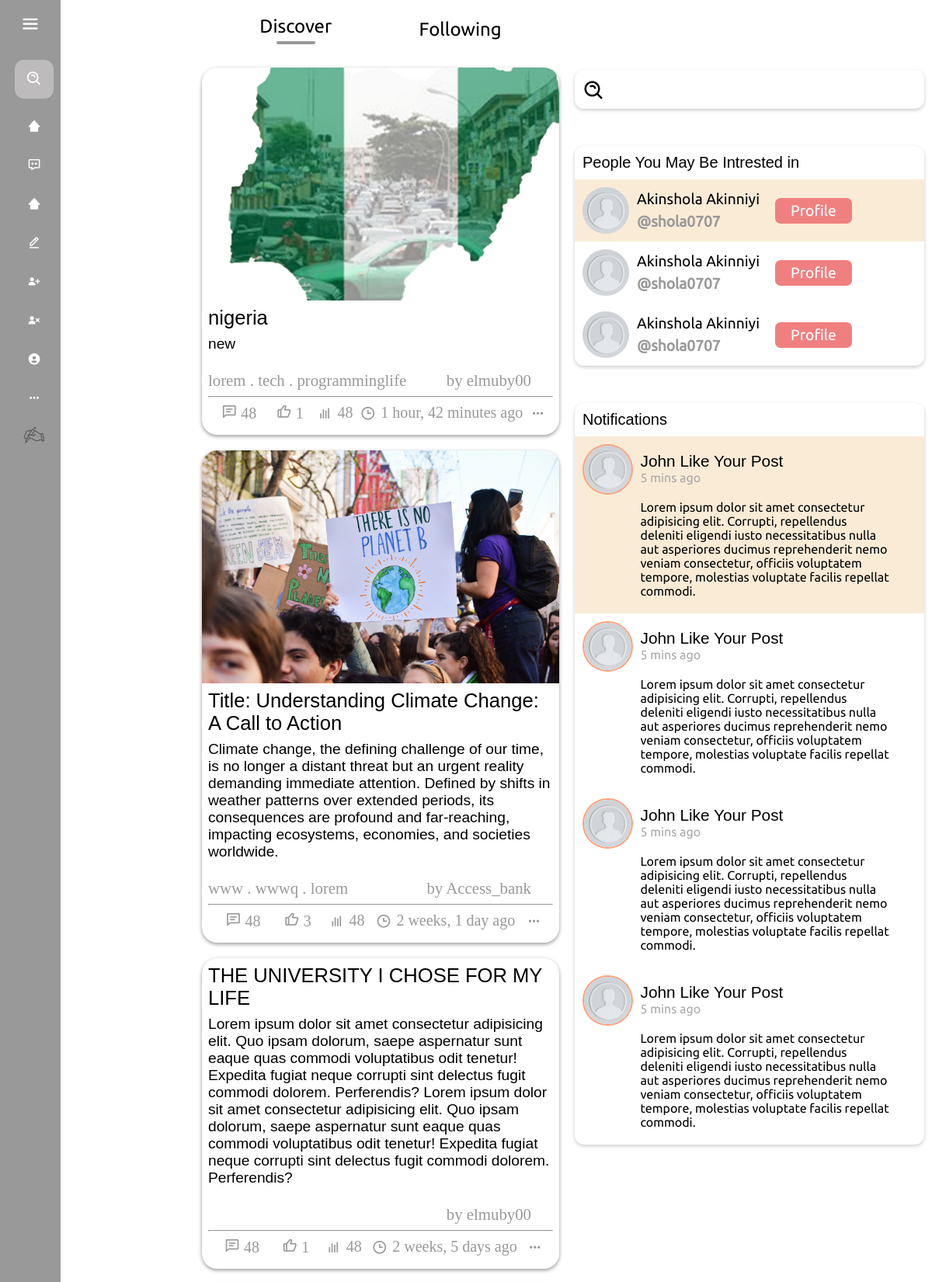
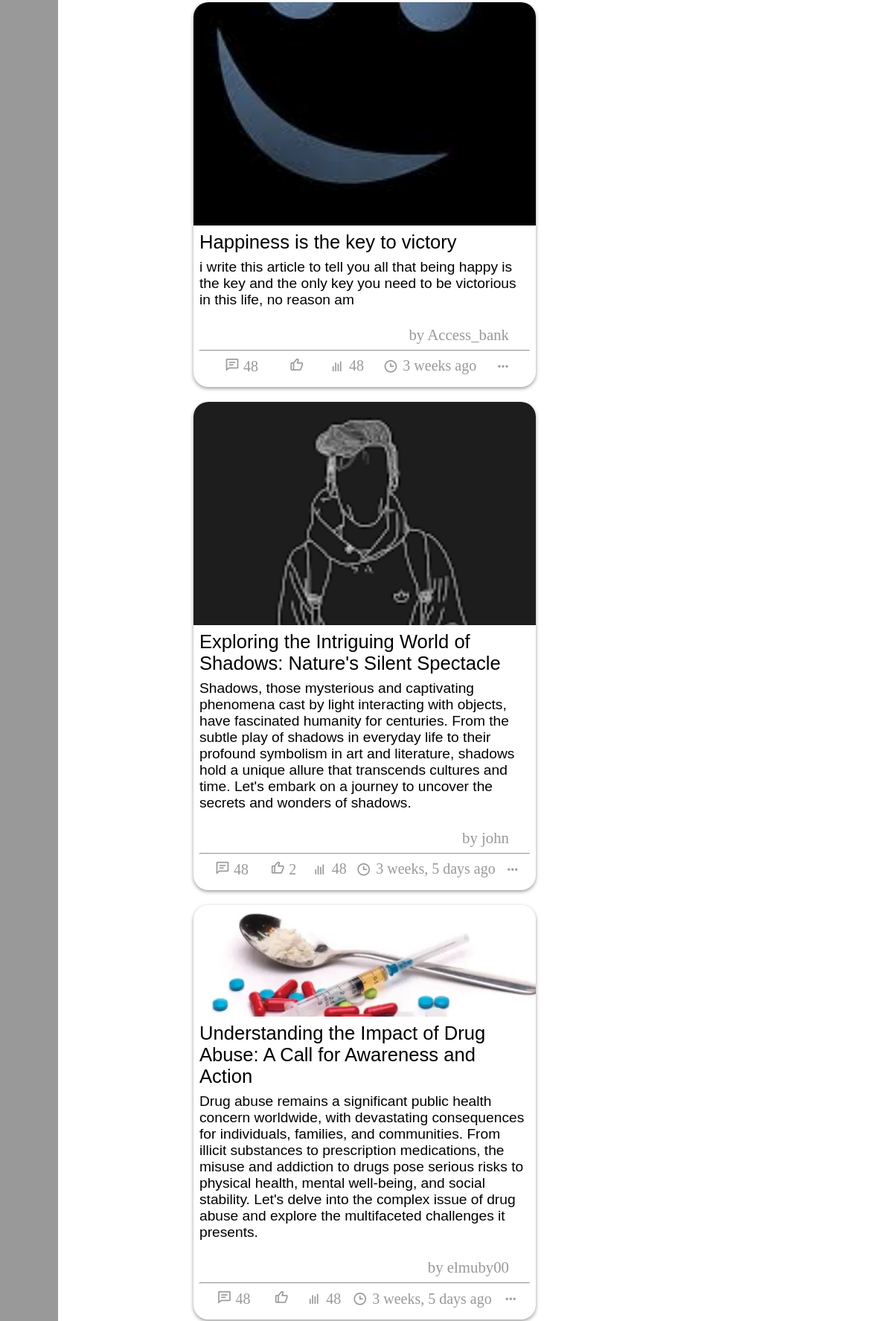
/ (signed in, upper part), run on the app's committed database (2 pictures, top to bottom).
### blog/models.py (models this page shows, shortened)
class Post(models.Model):
    id = models.UUIDField(primary_key = True, default = uuid.uuid4)
    user = models.ForeignKey(Profile, on_delete= models.SET_NULL, null= True)
    image = models.ImageField(upload_to='post_images', default=None, null=True, blank=True)
    topic = models.CharField(max_length=100, null = True, blank=True)
    caption = models.TextField()
    category = models.ManyToManyField(category, related_name='cats', blank=True)
    created = models.DateTimeField(default = datetime.now)
    likes = models.ManyToManyField(Profile, related_name='likes', blank=True)

class category(models.Model):
    category = models.CharField(max_length=200)

class Profile(models.Model):
    user = models.OneToOneField(User, on_delete=models.CASCADE)
    bio = models.TextField(null=True, blank=True)
    dob = models.DateField(null=True, blank=True)
    profile_img =  models.ImageField( upload_to='profile_images', default='default.jpg')
    location = models.CharField(null=True, blank=True, max_length=100)
    website = models.CharField(null=True, blank=True,max_length=100)
    def __str__(self):
        return self.user.username

### blog/views.py (the view)
# urls.py: path("", views.homepage , name="home-page"),
def homepage(request):
    if request.user.is_authenticated:
        d_user = User.objects.get(username=request.user)
        c_user_profile = Profile.objects.get(user=d_user)
        posts = Post.objects.all()
        context = {"post": posts, "c_user_profile": c_user_profile}
        return render(request, "index.html", context)
    else:
        return redirect("signin-page")

### templates/index.html (shortened to what this page needs)
{% load static %}
<!DOCTYPE html>
<html lang="en">
<head>
    <link rel="stylesheet" href="">
</head>
<body>
    {% include 'navbar.html' %}
    <div class="home-page-seperating-div">
        <div  style="margin-left: 250px;" class="post_section">
            <div class="discandfoll">
                <div>
                    <a href="">Discover</a>
                    <p></p>
                </div>
                <div>
                    <a href="">Following</a>
                </div>
            </div>
            {% include 'post_listing.html' %}
        </div>
        <div class="sidebar_section">
            {% include 'sidebar.html' %}
        </div>
    </div>
</body>
</html>

### templates/navbar.html (shortened to what this page needs)
{% load static %}
<!DOCTYPE html>
<html lang="en">
  <head>
    <link
      href="https://unpkg.com/boxicons@2.1.4/css/boxicons.min.css"
      rel="stylesheet"
    />
    <link rel="stylesheet" href="{% static 'css/navbar.css' %}" />
  </head>
  <body>
    <nav class="sidebar">
      <div class="logo_content">
        <i class="bx bx-menu" id="btn"></i>
      </div>
      <ul class="nav_list">
        <li>
          <form action="">
            <i class="bx bx-search-alt sbfh"></i>
            <input type="search" placeholder="search..." name="" id="" />
          </form>
        </li>
        <li>
          <a href="/">
            <i class="bx bxs-home-alt-2"></i>
          </a>
        </li>
        <li>
          <a href="">
            <i class="bx bx-message-dots"></i>
          </a>
        </li>
        <li>
          <a href="">
            <i class="bx bxs-home-alt-2"></i>
          </a>
        </li>
        <li>
          <a href="">
            <i class="bx bx-edit-alt"></i>
          </a>
        </li>
        <li>
          <a href="/signup">
            <i class="bx bxs-user-plus"></i>
          </a>
        </li>
        <li>
          <a href="/logout">
            <i class='bx bxs-user-x' ></i>
          </a>
        </li>
        <li>
          <a href="/signin">
            <i class="bx bxs-user-circle"></i>
          </a>
        </li>
        <li>
          <a href="">
            <i class="bx bx-dots-horizontal-rounded"></i>
          </a>
        </li>
        <li>
          <a href="/post">
            <i style="    display: flex;
            align-items: center;
            justify-content: center;"><img style="width: 30px;" src="../static/img/hand_with_pen_50px.png" alt=""></i>
          </a>
        </li>
      </ul>
    </nav>
  </body>
</html>

### templates/post_listing.html (shortened to what this page needs)
{% load static %}
<link
  href="https://unpkg.com/boxicons@2.1.4/css/boxicons.min.css"
  rel="stylesheet"
/>
<link rel="stylesheet" href="{% static 'css/post_listing.css' %}" />
<body>
  {% for dposts in post reversed %}
  <div style="padding: 10px">
    <div class="user_post">
      <a style="text-decoration: none; color: #000" href="ervff">
        <div class="post_img_div">
          {% if dposts.image %}
          <img src="{{ dposts.image.url }}" class="post_img" />
          {% endif %}
        </div>
        <div class="post_heading">{{ dposts.topic }}</div>
        <div class="post_body">{{ dposts.caption }}</div>
      </a>
      <div class="post_info">
        <div class="post_about">
          <div class="post_about_links">
            {% for cat in dposts.category.all %}
            <a href="#">{{ cat.category }}</a>
            {% if not forloop.last %} . {% endif %} {% endfor %}
          </div>
          <a href="/profile/{{ dposts.user}}" class="post_owner"
            >by {{ dposts.user }}</a
          >
        </div>
        <hr />
        <div class="actions">
          <div class="action_btns comment">
            <a href="/post_details#comment">
              <i class="bx bx-comment-detail"></i>
              <span>48</span>
            </a>
          </div>
          {% if user_profile in dposts.likes.all %}
          <div class="action_btns like liked">
            <a href="/like_post?post_id={{dposts.id}}">
              <i class="bx bx-like"></i>
              {% if dposts.likes.count == 0 %}
              <span></span>
              {% else %}
              <span>{{dposts.likes.count}}</span>
              {% endif %}
            </a>
            <p>48 likes</p>
          </div>
          {% else %}
          <div class="action_btns like">
            <a href="/like_post?post_id={{dposts.id}}">
              <i class="bx bx-like"></i>
              {% if dposts.likes.count == 0 %}
              <span></span>
              {% else %}
              <span>{{dposts.likes.count}}</span>
              {% endif %}
            </a>
          </div>
          {% endif %}
          <div class="action_btns views">
            <i class="bx bx-bar-chart"></i>
            <span>48</span>
          </div>
          <div class="action_btns views">
            <i class="bx bx-time"></i>
            <span>{{dposts.created | timesince }} ago</span>
          </div>
          <div>
            <i class="bx bx-dots-horizontal-rounded"></i>
          </div>
        </div>
      </div>
    </div>
  </div>
  {% endfor %}
</body>

### templates/sidebar.html (shortened to what this page needs)
{% load static %}
<head>
  <link rel="stylesheet" href="{% static 'css/sidebar.css' %}" />
</head>
<body>
  <aside class="my_sidebar">
    <form class="search_div" action="">
      <div>
        <i class="bx bx-search-alt"></i>
        <input type="text" name="search" />
      </div>
    </form>
    <div class="other_people">
      <p>People You May Be Intrested in</p>
      <a class="hv the_person" href="#">
        <div class="the_person_img">
          <img
            src="{% static '../media/profile_images/degault.jpg' %}"
            alt=""
          />
        </div>
        <div class="the_person_info">
          <div>Akinshola Akinniyi</div>
          <div class="the_person_un">@shola0707</div>
        </div>
        <div class="the_person_btn">
          <button>Profile</button>
        </div>
      </a>
      <a class="the_person" href="#">
        <div class="the_person_img">
          <img
            src="{% static '../media/profile_images/degault.jpg' %}"
            alt=""
          />
        </div>
        <div class="the_person_info">
          <div>Akinshola Akinniyi</div>
          <div class="the_person_un">@shola0707</div>
        </div>
        <div class="the_person_btn">
          <button>Profile</button>
        </div>
      </a>
      <a class="the_person" href="#">
        <div class="the_person_img">
          <img
            src="{% static '../media/profile_images/degault.jpg' %}"
            alt=""
          />
        </div>
        <div class="the_person_info">
          <div>Akinshola Akinniyi</div>
          <div class="the_person_un">@shola0707</div>
        </div>
        <div class="the_person_btn">
          <button>Profile</button>
        </div>
      </a>
    </div>
    <div class="other_people">
      <p>Notifications</p>
      <a class="notification hv" href="#">
        <div class="img_section">
          <div>
            <img src="{% static '../media/degault.jpg' %}" alt="" />
          </div>
        </div>
        <div>
          <div class="title_notification" style="padding: 10px">
            <h1 class="notification_title">John Like Your Post</h1>
            <h1 class="notification_time">5 mins ago</h1>
          </div>
          <div class="details_notification">
            Lorem ipsum dolor sit amet consectetur adipisicing elit. Corrupti,
            repellendus deleniti eligendi iusto necessitatibus nulla aut
            asperiores ducimus reprehenderit nemo veniam consectetur, officiis
            voluptatem tempore, molestias voluptate facilis repellat commodi.
          </div>
        </div>
      </a>
      <a class="notification" href="#">
        <div class="img_section">
          <div>
            <img src="{% static '../media/degault.jpg' %}" alt="" />
          </div>
        </div>
        <div>
          <div class="title_notification" style="padding: 10px">
            <h1 class="notification_title">John Like Your Post</h1>
            <h1 class="notification_time">5 mins ago</h1>
          </div>
          <div class="details_notification">
            Lorem ipsum dolor sit amet consectetur adipisicing elit. Corrupti,
            repellendus deleniti eligendi iusto necessitatibus nulla aut
            asperiores ducimus reprehenderit nemo veniam consectetur, officiis
            voluptatem tempore, molestias voluptate facilis repellat commodi.
          </div>
        </div>
      </a>
      <a class="notification" href="#">
        <div class="img_section">
          <div>
            <img src="{% static '../media/degault.jpg' %}" alt="" />
          </div>
        </div>
        <div>
          <div class="title_notification" style="padding: 10px">
            <h1 class="notification_title">John Like Your Post</h1>
            <h1 class="notification_time">5 mins ago</h1>
          </div>
          <div class="details_notification">
            Lorem ipsum dolor sit amet consectetur adipisicing elit. Corrupti,
            repellendus deleniti eligendi iusto necessitatibus nulla aut
            asperiores ducimus reprehenderit nemo veniam consectetur, officiis
            voluptatem tempore, molestias voluptate facilis repellat commodi.
          </div>
        </div>
      </a>
      <a class="notification" href="#">
        <div class="img_section">
          <div>
            <img src="{% static '../media/degault.jpg' %}" alt="" />
          </div>
        </div>
        <div>
          <div class="title_notification" style="padding: 10px">
            <h1 class="notification_title">John Like Your Post</h1>
            <h1 class="notification_time">5 mins ago</h1>
          </div>
          <div class="details_notification">
            Lorem ipsum dolor sit amet consectetur adipisicing elit. Corrupti,
            repellendus deleniti eligendi iusto necessitatibus nulla aut
            asperiores ducimus reprehenderit nemo veniam consectetur, officiis
            voluptatem tempore, molestias voluptate facilis repellat commodi.
          </div>
        </div>
      </a>
    </div>
  </aside>
</body>

### static/css/navbar.css (style rules this page uses)
* { margin: 0; padding: 0; box-sizing: border-box; }
body { position: relative; min-height: 100vh; width: 100%; }
.sidebar { font-family: Ubuntu ; position: fixed; top: 0; left: 0; height: 100%; width: 78px; background: #999; padding: 6px 14px; transition: .3s ease-in; }
.sidebar #btn { color: white; position: absolute; left: 50%; top: 6px; font-size: 28px; height: 50px; width: 50px; text-align: center; line-height: 50px; transform: translateX(-50%); }
.sidebar ul { margin-top: 20px; }
.sidebar ul li { list-style: none; position: relative; height: 50%; width: 100%; margin: 0 5px; line-height: 50px ; white-space:nowrap; }
.sidebar ul li:nth-child(1) { margin-bottom: 10px; }
.sbfh { position: absolute; z-index: 9991; top: 50%; left: 0; transform: translateY(-50%); font-size: 22px; color: #FFF; }
.sidebar ul li input { height: 50px; width: 100%; left: 0; top: 0; border-radius: 12px; outline: none; border: none; background: #bdbbbb; color: white; padding-left: 50px; font-size: 18px; }
.sidebar ul li a { color: white; display: flex; font-size: 1.1rem; align-items: center; text-decoration: none; transition: all .4s ease; border-radius: 12px; }
.sidebar ul li i { height: 50px; min-width: 50px; border-radius: 12px; line-height: 50px; text-align: center; }

### static/css/post_listing.css (style rules this page uses)
.user_post { background-color: white; border-radius: 20px; box-shadow: 0 2px 5px 0 rgba(0, 0, 0, 0.4); overflow: hidden; }
.post_img_div { overflow: hidden; padding: 0; }
.post_img_div > img { display: block; width: 100%; max-height: 300px; object-fit: cover; object-position: center; transition: 900ms ease; }
.post_heading { padding: 0.5rem; padding-bottom: 0; font-size: 1.6rem; font-family: sans-serif; }
.post_body { font-family: sans-serif; font-size: 1.2rem; padding: 0.5rem; }
.post_info, .post_info a { color: #999; padding: 0.5rem; }
.post_about { display: flex; padding: 0 20px 0 0px; align-items: center; justify-content: space-between; font-size: 1.3rem; font-family: barlow; }
.post_about_links a { padding: 0; text-decoration: none; transition: .5s ease; }
.actions { display: flex; align-items: center; justify-content: space-evenly; font-size: 20px; }
.actions div { display: flex; align-items: center; justify-content: center; font-family: barlow; gap: 0.4rem; }
.actions div a { text-decoration: none; }
.post_owner { padding: 0; text-decoration: none; transition: 0.3s ease; }

### templates/index.html (style rules this page uses)
.home-page-seperating-div { display: grid; grid-template-columns: 2.8fr 1.2fr; }
.discandfoll { display: flex; gap: 3rem; align-items: center; justify-content: space-evenly; font-family: ubuntu; padding: 20px; font-size: 1.5rem; }
.discandfoll a { color: black; text-decoration: none; }
.discandfoll div p { width: 50px; height: 4px; background-color: #999; border-radius: 20px; }
.discandfoll > div { display: flex; flex-direction: column; align-items: center; justify-content: center; gap: .3rem; }
.sidebar_section { margin-top: 80px; }

### data on the page
Post: image (picture), topic "nigeria", caption "new", user "elmuby00", likes.count "1", created "1 hour, 42 minutes"
category: category "lorem"
category: category "tech"
category: category "programminglife"
Post: image (picture), topic "Title: Understanding Climate Change: A Call to Action", caption "Climate change, the defining challenge of our time, is no longer a distant threat but an urgent reality demanding immediate attention. Defined by shifts in weather patterns over extended periods, its consequences are profound and far-reaching, impacting ecosystems, economies, and societies worldwide.", user "Access_bank", likes.count "3", created "2 weeks, 1 day"
category: category "www"
category: category "wwwq"
Post: topic "THE UNIVERSITY I CHOSE FOR MY LIFE", caption "Lorem ipsum dolor sit amet consectetur adipisicing elit. Quo ipsam dolorum, saepe aspernatur sunt eaque quas commodi voluptatibus odit tenetur! Expedita fugiat neque corrupti sint delectus fugit commodi dolorem. Perferendis? Lorem ipsum dolor sit amet consectetur adipisicing elit. Quo ipsam dolorum, saepe aspernatur sunt eaque quas commodi voluptatibus odit tenetur! Expedita fugiat neque corrupti sint delectus fugit commodi dolorem. Perferendis?", user "elmuby00", likes.count "1", created "2 weeks, 5 days"
Post: image (picture), topic "Happiness is the key to victory", caption "i write this article to tell you all that being happy is the key and the only key you need to be victorious in this life, no reason am", user "Access_bank", created "3 weeks"
Post: image (picture), topic "Exploring the Intriguing World of Shadows: Nature's Silent Spectacle", caption "Shadows, those mysterious and captivating phenomena cast by light interacting with objects, have fascinated humanity for centuries. From the subtle play of shadows in everyday life to their profound symbolism in art and literature, shadows hold a unique allure that transcends cultures and time. Let's embark on a journey to uncover the secrets and wonders of shadows.", user "john", likes.count "2", created "3 weeks, 5 days"
Post: image (picture), topic "Understanding the Impact of Drug Abuse: A Call for Awareness and Action", caption "Drug abuse remains a significant public health concern worldwide, with devastating consequences for individuals, families, and communities. From illicit substances to prescription medications, the misuse and addiction to drugs pose serious risks to physical health, mental well-being, and social stability. Let's delve into the complex issue of drug abuse and explore the multifaceted challenges it presents.", user "elmuby00", created "3 weeks, 5 days"
